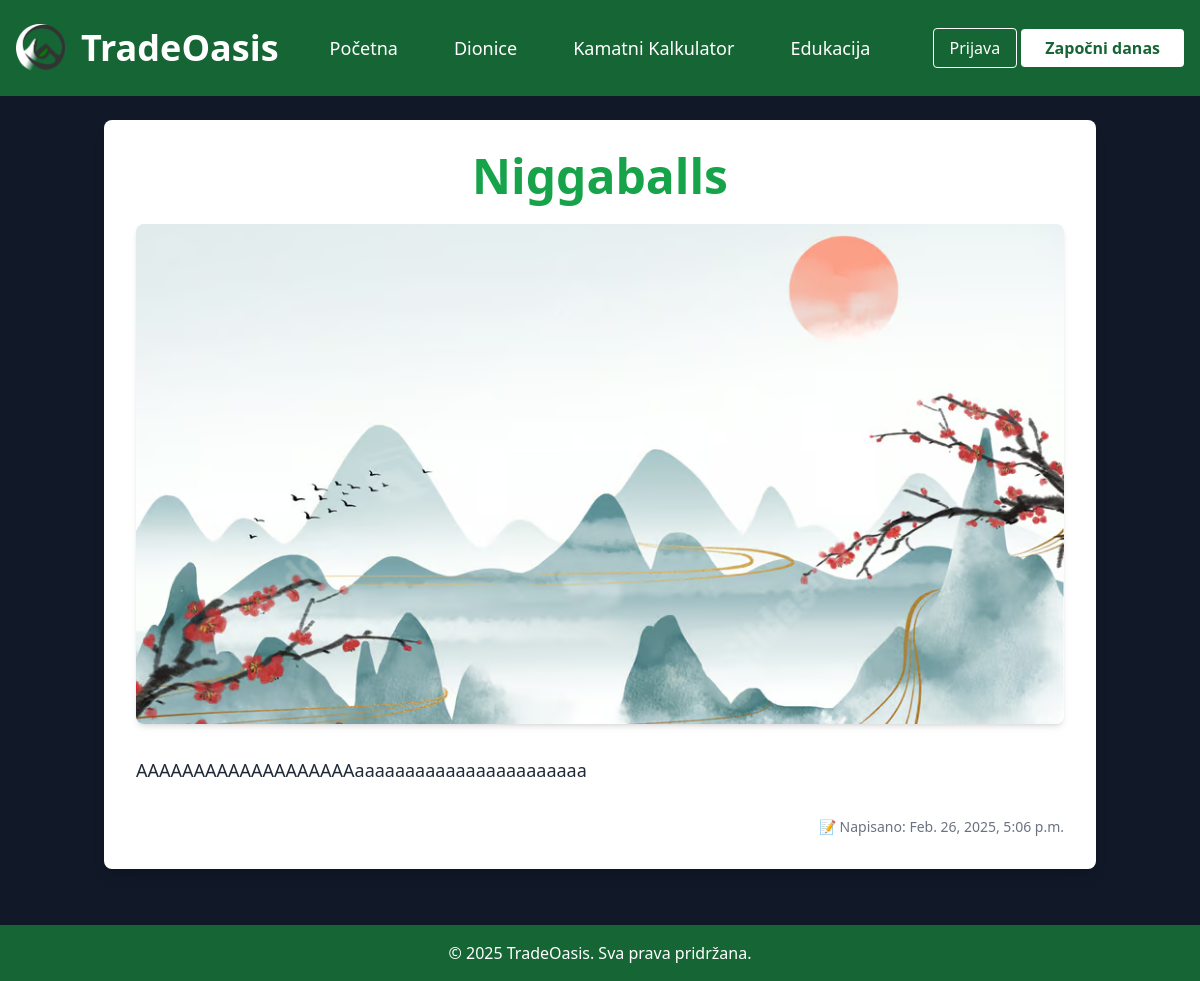
/education/niggaballs/, run on the app's committed database.
### education/models.py (models this page shows, shortened)
class Lesson(models.Model):
    title = models.CharField(max_length=100)
    slug = models.SlugField(unique=True, blank=True)  # Auto slug field
    body = models.TextField()
    created_at = models.DateTimeField(default=now)  # Auto date of creation
    thumbnail = models.ImageField(default='tradeoasis.jpg', blank=False)

### education/views.py (the view)
# urls.py: path('<slug:slug>/', views.lesson_detail, name='lesson_detail'),
def lesson_detail(request, slug):
    lesson = get_object_or_404(Lesson, slug=slug)
    return render(request, 'lesson_detail.html', {'lesson': lesson})

### accounts/context_processors.py (called while the page is built)
def user_info(request):
    return {
        'user': request.user
    }

### education/templates/lesson_detail.html (shortened to what this page needs)
{% extends 'base_layout.html' %}
{% block content %}
    <div class="max-w-6xl mx-auto bg-white shadow-lg rounded-lg p-8">
      <h1 class="text-5xl font-bold text-primary mb-6 text-center">{{ lesson.title }}</h1>
      {% if lesson.thumbnail %}
        <img src="{{ lesson.thumbnail.url }}" alt="{{ lesson.title }}" class="w-full h-[500px] object-cover rounded-lg shadow-md mb-8">
      {% else %}
        <p class="text-gray-500 italic text-center mb-4">Slika nije dostupna</p>
      {% endif %}
      <p class="text-gray-800 text-lg leading-relaxed mb-8">{{ lesson.body }}</p>
      <p class="text-gray-500 text-sm text-right">📝 Napisano: {{ lesson.created_at }}</p>
    </div>
{% endblock %}

### templates/base_layout.html (style rules this page uses)
html, body { height: 100%; margin: 0; }
body { display: flex; flex-direction: column; }

### data on the page
Lesson: title "Niggaballs", thumbnail (picture), body "AAAAAAAAAAAAAAAAAAAaaaaaaaaaaaaaaaaaaaaaaa", created_at "Feb. 26, 2025, 5:06 p.m."
